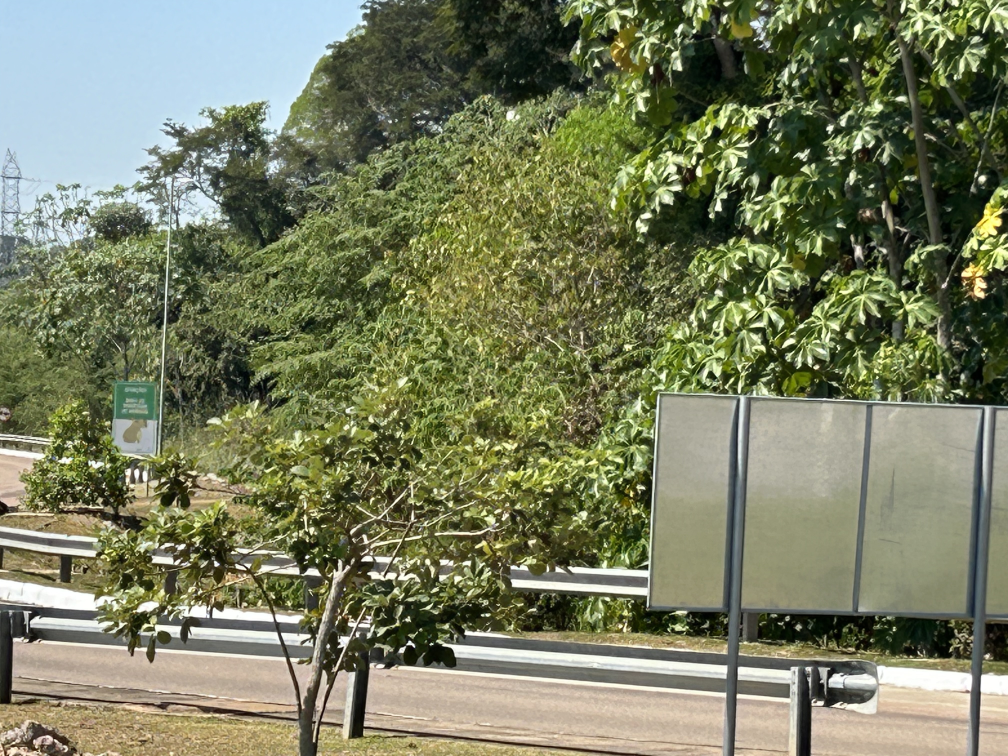
#> input picture datasets/IMG_3855.jpeg, 4032 x 3024 px (shown at 1/4 size)
$ python homography_four_images.py
#> lines starting #> are read from the running program, lines starting #| are printed output that depends on the picture
### homography.py
""" Curso IDASE
    Disciplina de Visão Computacional
    Doscente: Dr. Vinicius Ferreira Vidal,
    Discente: Giovani Santiago Junqueira

    Capture um conjunto de dados com o próprio smartphone, rotacionando o aparelho em torno do
    próprio eixo, como se estivesse capturando uma imagem panorâmica. calcular a homografia e
    fazer a fusão de imagens duas a duas, salvar os resultados, e utilizar os mesmos para fusão
    da imagem final.
"""
import cv2
import numpy as np


def detect_keypoint_describe(image):
    """ Detecta pontos-chave (keypoints) e calcula os descritores de uma imagem usando o algoritmo
    SIFT.

    Args:
        image (numpy.ndarray): Imagem de entrada em escala de cinza.

    Returns:
        tuple: Contém os seguintes elementos:
            - keypoint (list): Lista de objetos KeyPoint, representando os pontos-chave detectados.
            - describe (numpy.ndarray): Array de descritores correspondentes aos pontos-chave.
            - image_keypoint (numpy.ndarray): Imagem com os pontos-chave desenhados.
            - image_describe (numpy.ndarray): Imagem com círculos coloridos indicando a área de cada
            ponto-chave.
    """
    sift = cv2.SIFT_create()
    keypoint, describe = sift.detectAndCompute(image, None)
    image_keypoint = cv2.drawKeypoints(image, keypoint, None)
    image_describe = image.copy()
    for kp in keypoint:
        x, y = kp.pt
        size = kp.size
        color = tuple([int(c) for c in np.random.randint(0, 255, 3)])
        cv2.circle(image_describe, (int(x), int(y)), int(size), color, 2)

    return keypoint, describe, image_keypoint, image_describe


def match_filter_describe(describe_1, describe_2, threshold=0.9):
    """ Filtra as correspondências (matches) entre dois conjuntos de descritores usando força bruta
    e o teste de razão.

    Args:
        describe_1 (numpy.ndarray): Array de descritores da primeira imagem.
        describe_2 (numpy.ndarray): Array de descritores da segunda imagem.
        threshold (float, opcional): Fator de limiar para o teste de razão de Lowe. O valor padrão é
        0.9.

    Returns:
        list: Lista de objetos DMatch que passaram pelo filtro de teste de razão.
    """
    bf = cv2.BFMatcher()
    correspondence = bf.knnMatch(describe_1, describe_2, k=2)
    boas_correspondence = []
    for m, n in correspondence:
        if m.distance < threshold * n.distance:
            boas_correspondence.append(m)

    return boas_correspondence


def calcula_homografia(k_pts_1, k_pts_2, corresp):
    """ Calcula a matriz de homografia entre dois conjuntos de pontos-chave correspondentes.

    Args:
        k_pts_1 (list): Lista de pontos-chave da primeira imagem.
        k_pts_2 (list): Lista de pontos-chave da segunda imagem.
        corresp (list): Lista de correspondências (objetos DMatch) entre os pontos-chave.

    Returns:
        numpy.ndarray: Matriz de homografia (3x3) que mapeia os pontos da primeira imagem para a
        segunda.
    """
    pontos1 = np.float32([k_pts_1[m.queryIdx].pt for m in corresp]).reshape(-1, 1, 2)
    pontos2 = np.float32([k_pts_2[m.trainIdx].pt for m in corresp]).reshape(-1, 1, 2)
    homografia, _ = cv2.findHomography(pontos1, pontos2, cv2.RANSAC)

    return homografia


def stitching_mascara(im1, im2, h):
    """ Realiza o mapeamento e a junção de duas imagens usando a matriz de homografia.

    Args:
        im1 (numpy.ndarray): Primeira imagem (base) a ser mapeada e combinada.
        im2 (numpy.ndarray): Segunda imagem a ser combinada.
        h (numpy.ndarray): Matriz de homografia que mapeia a primeira imagem para a segunda.

    Returns:
        numpy.ndarray: Imagem resultante da combinação das duas imagens.
    """
    h1, w1 = im1.shape[:2]
    h2, w2 = im2.shape[:2]
    corners1 = np.float32([[0, 0], [0, h1], [w1, h1], [w1, 0]]).reshape(-1, 1, 2)
    corners2 = np.float32([[0, 0], [0, h2], [w2, h2], [w2, 0]]).reshape(-1, 1, 2)
    corners1_homografia = cv2.perspectiveTransform(corners1, h)
    corners = np.concatenate((corners1_homografia, corners2), axis=0)
    [x_min, y_min] = np.int32(corners.min(axis=0).ravel() - 0.5)
    [x_max, y_max] = np.int32(corners.max(axis=0).ravel() + 0.5)
    t = [-x_min, -y_min]
    h_t = np.array([[1, 0, t[0]], [0, 1, t[1]], [0, 0, 1]])
    im1_homografia = cv2.warpPerspective(im1, h_t @ h, (x_max - x_min, y_max - y_min))
    im1_homografia[t[1]:h2 + t[1], t[0]:w2 + t[0]] = im2

    return im1_homografia.astype(np.uint8)

### homography_four_images.py
""" Curso IDASE
    Disciplina de Visão Computacional
    Doscente: Dr. Vinicius Ferreira Vidal,
    Discente: Giovani Santiago Junqueira

    Capture um conjunto de dados com o próprio smartphone, rotacionando o aparelho em torno do
    próprio eixo, como se estivesse capturando uma imagem panorâmica. calcular a homografia e
    fazer a fusão de imagens duas a duas, salvar os resultados, e utilizar os mesmos para fusão
    da imagem final.
"""
import os
import cv2
import homography as homo


def dual_homografia(im_1, im_2, path, passo):
    """ Realiza a homografia entre duas imagens e salva os resultados intermediários e finais.

    Esta função redimensiona as imagens de entrada, detecta e descreve os keypoints,
    corresponde as descrições, calcula a homografia e, finalmente, aplica a homografia
    para realizar a fusão das imagens. Os resultados intermediários e finais são salvos
    em arquivos na pasta especificada.

    Args:
        im_1 (ndarray): A primeira imagem para a homografia.
        im_2 (ndarray): A segunda imagem para a homografia.
        dir (str): O diretório onde os arquivos intermediários e finais serão salvos.
        passo (int): Um valor inteiro que será usado para nomear os arquivos de saída.

    Returns:
        ndarray: A imagem resultante da fusão das duas imagens utilizando homografia.
    """
    h, w = im_1.shape[:2]
    nh = h // 5
    nw = w // 5
    im_1 = cv2.resize(im_1, (nw, nh))
    im_2 = cv2.resize(im_2, (nw, nh))
    keypoint_1, describe_1, im_1_keypoint, im_1_describe = homo.detect_keypoint_describe(im_1)
    keypoint_2, describe_2, im_2_keypoint, im_2_describe = homo.detect_keypoint_describe(im_2)
    correspondence = homo.match_filter_describe(describe_1, describe_2, 0.5)
    result = cv2.drawMatches(im_1, keypoint_1, im_2, keypoint_2, correspondence, None,
                             flags=cv2.DrawMatchesFlags_NOT_DRAW_SINGLE_POINTS)
    homografia = homo.calcula_homografia(keypoint_1, keypoint_2, correspondence)
    im_1_homografia = cv2.warpPerspective(im_1, homografia, (im_2.shape[1], im_2.shape[0]))
    result_stitching = homo.stitching_mascara(im_1, im_2, homografia)

    cv2.imwrite(os.path.join(path, f'datasets/atividade_4/kp_{1 + passo}.jpg'), im_1_keypoint)
    cv2.imwrite(os.path.join(path, f'datasets/atividade_4/kp_{2 + passo}.jpg'), im_2_keypoint)
    cv2.imwrite(os.path.join(path, f'datasets/atividade_4/desc_{1 + passo}.jpg'), im_1_describe)
    cv2.imwrite(os.path.join(path, f'datasets/atividade_4/desc_{2 + passo}.jpg'), im_2_describe)
    cv2.imwrite(os.path.join(path, f'datasets/atividade_4/result_{1 + passo / 2}.jpg'), result)
    cv2.imwrite(os.path.join(path, f'datasets/atividade_4/homog_{1 + passo / 2}.jpg'),
                im_1_homografia)

    return result_stitching


def main():
    """ Função principal que executa o pipeline de homografia para um conjunto de imagens.

    Esta função lê várias imagens de um diretório específico, aplica a função
    `dual_homografia` em pares de imagens, e salva os resultados intermediários e finais
    em arquivos na mesma pasta. O objetivo é demonstrar o processo de combinação de múltiplas
    imagens utilizando homografia.

    Returns:
        None
    """
    dir_actual = os.path.dirname(os.path.realpath(__file__))
    print("Diretório do arquivo atual:", dir_actual)
    img_1 = cv2.imread(os.path.join(dir_actual, 'datasets/IMG_3855.jpeg'))
#> img_1 is the input picture: shape (3024, 4032, 3); mean B, G, R 95.6, 125.2, 119.9
    img_2 = cv2.imread(os.path.join(dir_actual, 'datasets/IMG_3856.jpeg'))
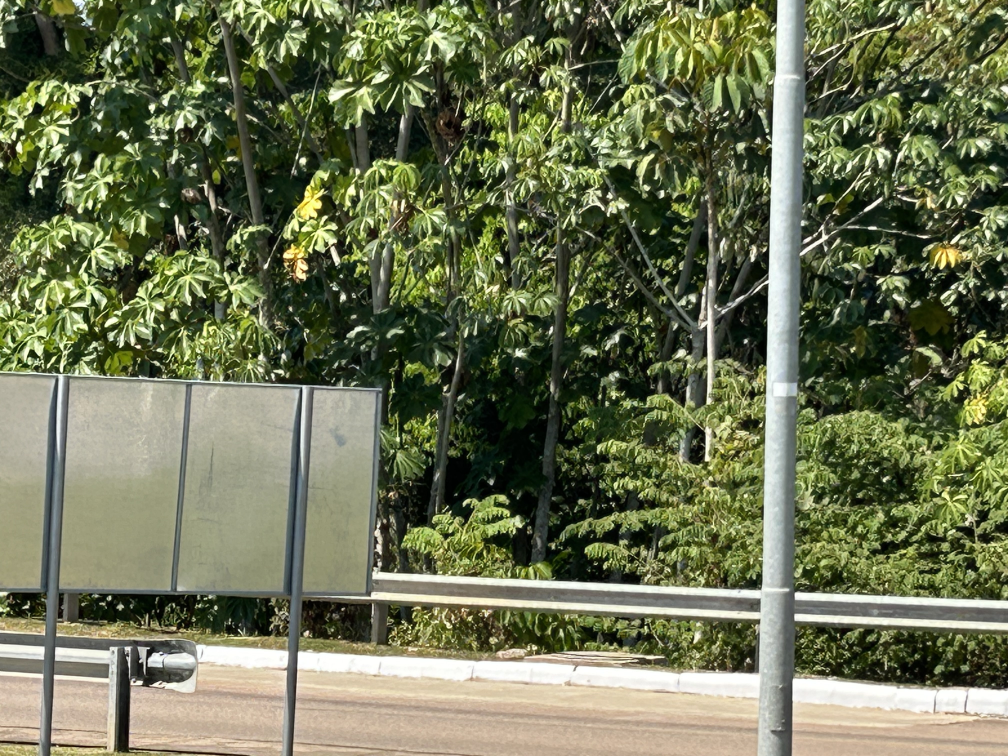
#> input picture datasets/IMG_3856.jpeg, 4032 x 3024 px (shown at 1/4 size)
#> img_2 is the input picture: shape (3024, 4032, 3); mean B, G, R 83, 114.4, 108.3
    img_3 = cv2.imread(os.path.join(dir_actual, 'datasets/IMG_3853.jpeg'))
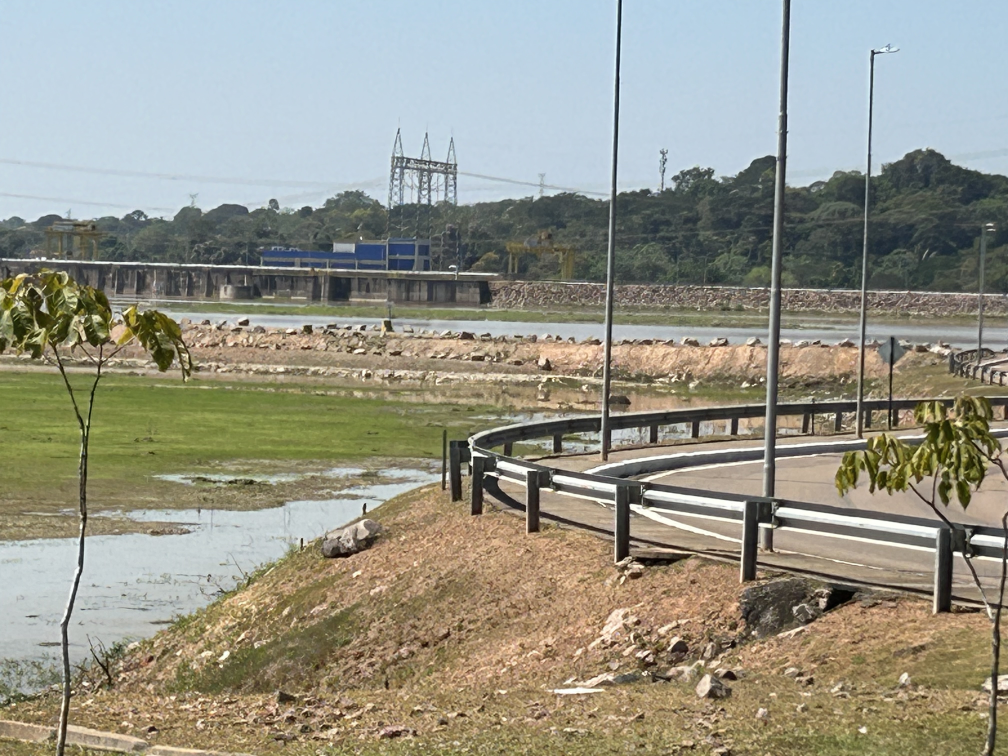
#> input picture datasets/IMG_3853.jpeg, 4032 x 3024 px (shown at 1/4 size)
#> img_3 is the input picture: shape (3024, 4032, 3); mean B, G, R 134.9, 148.3, 149.3
    img_4 = cv2.imread(os.path.join(dir_actual, 'datasets/IMG_3854.jpeg'))
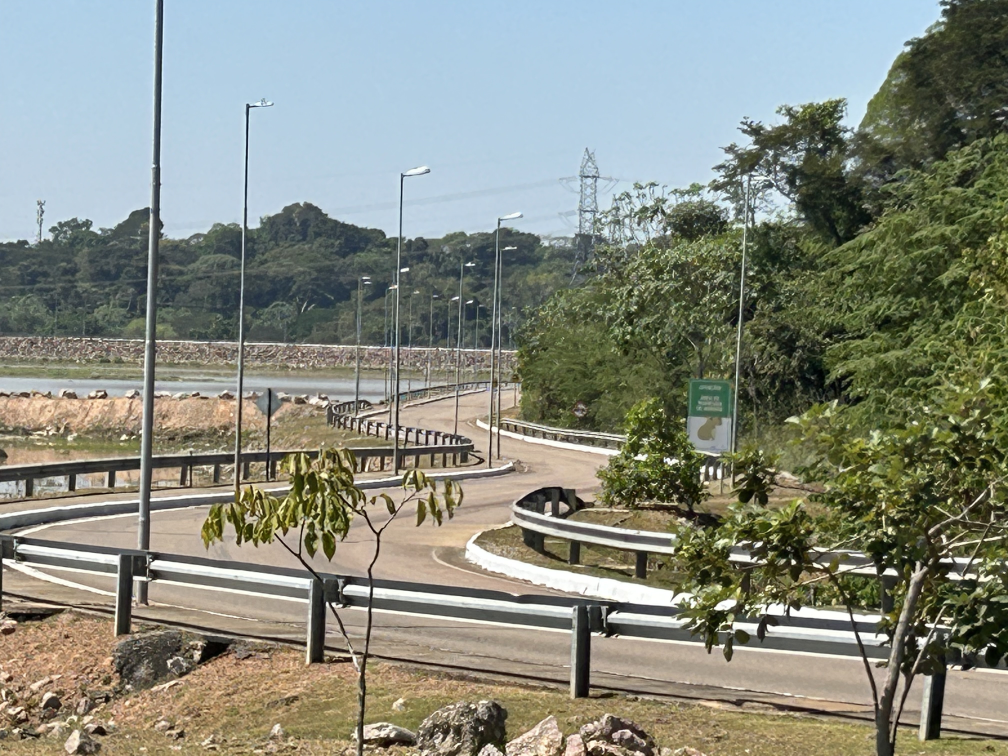
#> input picture datasets/IMG_3854.jpeg, 4032 x 3024 px (shown at 1/4 size)
#> img_4 is the input picture: shape (3024, 4032, 3); mean B, G, R 126.1, 138, 134.1

    img_5 = dual_homografia(img_1, img_2, dir_actual, 0)
#> in detect_keypoint_describe, `keypoint, describe = sift.detectAndCompute(image, None)`: keypoint = 7224 keypoints; strongest (x, y, size): (245, 445, 1.9), (321, 519, 3.2), (173, 451, 2.8), (785, 143, 3.9)
#> the loop in detect_keypoint_describe, `for kp in keypoint:` made 7224 passes
#> (kp, x, y, size, color) on passes 1 to 3: (keypoint at (2.4, 563.5), size 2.1, 2.37, 563.5, 2.09, (172, 47, 117)), (keypoint at (2.4, 392.7), size 1.9, 2.38, 392.7, 1.9, (192, 67, 251)), (keypoint at (2.4, 590.6), size 1.9, 2.41, 590.6, 1.95, (195, 103, 9))
#> after the loop in detect_keypoint_describe, `for kp in keypoint:`:
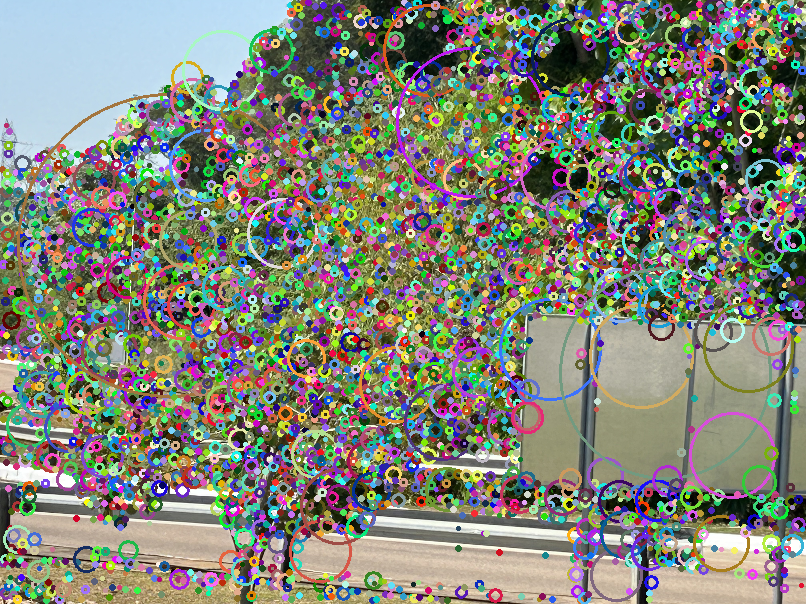
#> image_describe: shape (604, 806, 3); mean of channels 0, 1, 2 118.5, 130.6, 128.6; drawn as B, G, R
#> in dual_homografia, `keypoint_1, describe_1, im_1_keypoint, im_1_describe = homo.detect_key..`: keypoint_1 has the same summary as keypoint in detect_keypoint_describe
#> in detect_keypoint_describe (call 2), `keypoint, describe = sift.detectAndCompute(image, None)`: keypoint = 7626 keypoints; strongest (x, y, size): (121, 86, 3.8), (110, 277, 2.2), (274, 237, 3.6), (462, 8, 3.2)
#> the loop in detect_keypoint_describe (call 2), `for kp in keypoint:` made 7626 passes
#> (kp, x, y, size, color) on passes 1 to 3: (keypoint at (2.4, 96.8), size 2.2, 2.36, 96.78, 2.21, (119, 11, 156)), (keypoint at (2.5, 502.2), size 1.9, 2.5, 502.2, 1.86, (155, 183, 22)), (keypoint at (2.5, 502.2), size 1.9, 2.5, 502.2, 1.86, (154, 117, 163))
#> after the loop in detect_keypoint_describe (call 2), `for kp in keypoint:`:
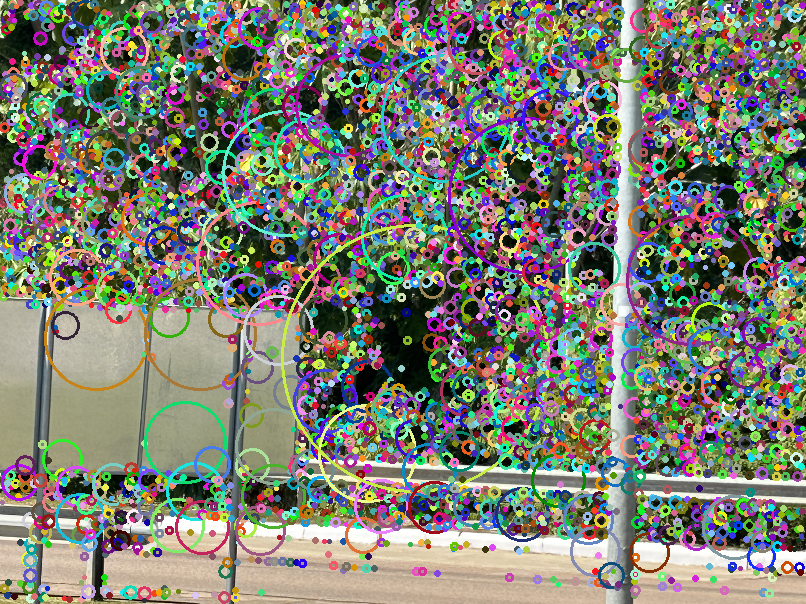
#> image_describe: shape (604, 806, 3); mean of channels 0, 1, 2 112.7, 124.9, 123.4; drawn as B, G, R
#> in dual_homografia, `keypoint_2, describe_2, im_2_keypoint, im_2_describe = homo.detect_key..`: keypoint_2 has the same summary as keypoint in detect_keypoint_describe
#> in match_filter_describe, `correspondence = bf.knnMatch(describe_1, describe_2, k=2)`: correspondence = 7224 matches
#> after the loop in match_filter_describe, `for m, n in correspondence:`: boas_correspondence = 401 matches
#> in calcula_homografia, `pontos1 = np.float32([k_pts_1[m.queryIdx].pt for m in corresp]).reshap..`: pontos1 = 401 rows, first 8: [24.69, 493], [545.9, 555.7], [551, 207], [551.5, 292.4], [553.6, 288.8], [553.8, 296.7], [553.9, 205.3], [555.5, 133.3]
#> in calcula_homografia, `pontos2 = np.float32([k_pts_2[m.trainIdx].pt for m in corresp]).reshap..`: pontos2 = 401 rows, first 8: [119, 522.1], [20.82, 542.7], [8.91, 188.7], [8.47, 274.8], [10.62, 271.3], [11.21, 279.8], [11.48, 187.3], [11.56, 114]
#> in calcula_homografia, `homografia, _ = cv2.findHomography(pontos1, pontos2, cv2.RANSAC)`: homografia = [[1.07, -0.00228, -580], [0.0332, 1.06, -39.55], [9.16e-05, -1.06e-06, 1]]
#> in stitching_mascara, `corners1_homografia = cv2.perspectiveTransform(corners1, h)`: corners1_homografia = [[-580, -39.55], [-581.8, 601.7], [261.7, 585.2], [262.9, -11.94]]
#> in stitching_mascara, `corners = np.concatenate((corners1_homografia, corners2), axis=0)`: corners = [[-580, -39.55], [-581.8, 601.7], [261.7, 585.2], [262.9, -11.94], [0, 0], [0, 604], [806, 604], [806, 0]]
#> in stitching_mascara, `[x_min, y_min] = np.int32(corners.min(axis=0).ravel() - 0.5)`: x_min = -582; y_min = -40
#> in stitching_mascara, `[x_max, y_max] = np.int32(corners.max(axis=0).ravel() + 0.5)`: x_max = 806; y_max = 604
#> in stitching_mascara, `t = [-x_min, -y_min]`: t = [582, 40]
#> in stitching_mascara, `h_t = np.array([[1, 0, t[0]], [0, 1, t[1]], [0, 0, 1]])`: h_t = [[1, 0, 582], [0, 1, 40], [0, 0, 1]]
    cv2.imwrite(os.path.join(dir_actual, 'datasets/Homografia_1.jpg'), img_5)
    img_6 = dual_homografia(img_3, img_4, dir_actual, 2)
#> in detect_keypoint_describe (call 3), `keypoint, describe = sift.detectAndCompute(image, None)`: keypoint = 4956 keypoints; strongest (x, y, size): (506, 405, 3.7), (764, 442, 2.8), (774, 444, 2), (765, 443, 4.1)
    cv2.imwrite(os.path.join(dir_actual, 'datasets/Homografia_2.jpg'), img_6)
    img_7 = dual_homografia(img_5, img_6, dir_actual, 4)
#> in detect_keypoint_describe (call 6), `image_keypoint = cv2.drawKeypoints(image, keypoint, None)`:
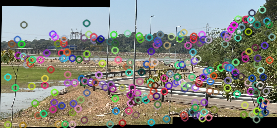
#> image_keypoint: shape (128, 277, 3); mean of channels 0, 1, 2 126.1, 134.8, 132.8; drawn as B, G, R
#> the loop in detect_keypoint_describe (call 6), `for kp in keypoint:` made 286 passes
#> kp on passes 1 to 3: keypoint at (4.6, 58.4), size 2.3, keypoint at (4.6, 58.4), size 2.3, keypoint at (7.4, 76.6), size 6.6
#> in stitching_mascara (call 3), `im1_homografia[t[1]:h2 + t[1], t[0]:w2 + t[0]] = im2`:
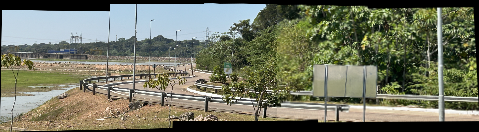
#> im1_homografia: shape (132, 479, 3); mean of channels 0, 1, 2 98.4, 117.5, 114.5; drawn as B, G, R
    cv2.imwrite(os.path.join(dir_actual, 'datasets/Homografia_3.jpeg'), img_7)


if __name__ == '__main__':
    main()
